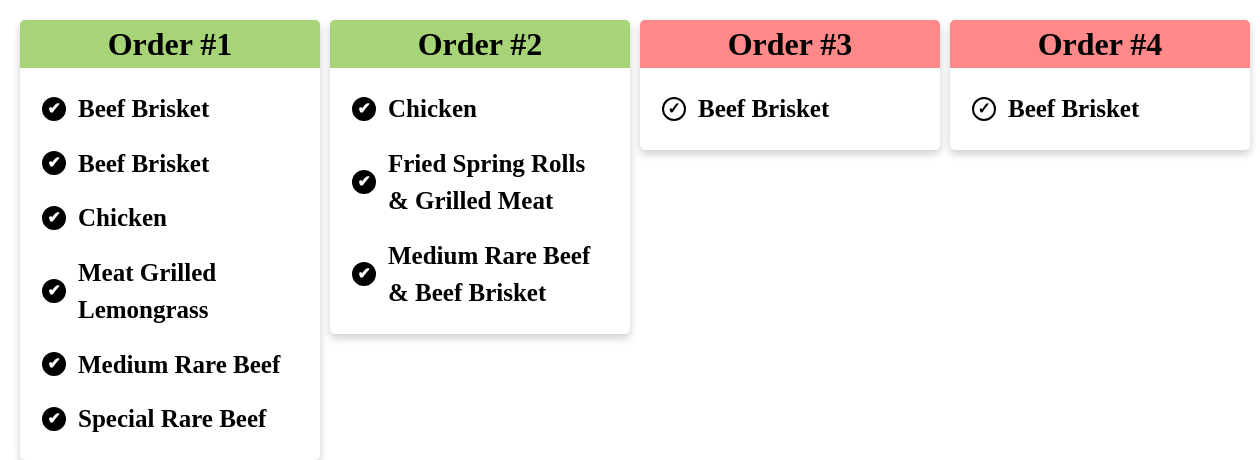
Screenshot of /kitchen_screen with the database file from the repository.
### tables this page shows
CREATE TABLE SaleItem (sale_id INTEGER REFERENCES Sales (id), item_id REFERENCES Items (id), status INTEGER, quantity INTEGER);

CREATE TABLE Items (id INTEGER PRIMARY KEY, name TEXT, price REAL, category INTEGER REFERENCES Categories (id));

### app.py (the view)
@app.route("/kitchen_screen")
def kitchen_screen():
    sqlquery = """SELECT
        Sales.id AS sale_id,
        Sales.number AS sale_number,
        Sales.status AS sale_status,
        Items.id AS item_id,
        Items.name AS item_name,
        SaleItem.status AS item_status,
        SaleItem.quantity AS item_quantity
    FROM Sales
    JOIN SaleItem ON Sales.id = SaleItem.sale_id
    JOIN Items ON SaleItem.item_id = Items.id
    ORDER BY Sales.number, Items.name;"""
    results = query_db(sqlquery)
    grouped_sales = {}
    for row in results:
        sale_id = row["sale_id"]
        quantity = row["item_quantity"] or 1
        if sale_id not in grouped_sales:
            grouped_sales[sale_id] = {
                "sale_number": row["sale_number"],
                "status" : row["sale_status"],
                "items" : []
            }
        for _ in range(quantity):
            grouped_sales[sale_id]["items"].append({
                "item_id": row["item_id"],
                "name": row["item_name"],
                "status": row["item_status"]
            })
    return render_template("kitchen_screen.html", sales=grouped_sales)

### app.py (called while the page is built)
def get_db():
    db = getattr(g, '_database', None)
    if db is None:
        db = g._database = sqlite3.connect(DATABASE)
        db.row_factory = sqlite3.Row
    return db

@app.teardown_appcontext
def close_connection(exception):
    db = getattr(g, '_database', None)
    if db is not None:
        db.close()

def query_db(query, args=(), one=False, commit=False):
    cur = get_db().execute(query, args)
    if commit:
        get_db().commit()
        lastrowid = cur.lastrowid
        cur.close()
        return lastrowid
    else:
        rv = cur.fetchall()
        cur.close()
        return (rv[0] if rv else None) if one else rv

### templates/kitchen_screen.html (shortened to what this page needs)
<!DOCTYPE html>
<html lang="en">
<head>
    <link rel="stylesheet" href="{{ url_for('static', filename='kitchenstyle.css') }}">
</head>
<body>
    <div class="page-wrapper">
        <div class="container">
            {% for sale_id, details in sales.items() %}
                <div class="card">
                    {% if details.status is none %}
                        <div class="card-header">
                            <h1>Order #{{ details.sale_number }}</h1>
                        </div>
                    {% else %}
                        <div class="ready-card-header">
                            <h1>Order #{{ details.sale_number }}</h1>
                        </div>
                    {% endif %}
                    <div class="card-body">
                        {% for item in details['items'] %}
                            <div class="item-row{% if item['status'] is not none %} ready{% else %} unready{% endif %}"
                                 data-sale-id="{{ sale_id }}"
                                 data-item-id="{{ item['item_id'] }}"
                                 data-ready="{{ 1 if item['status'] is not none else 0 }}">
                                <span class="check-icon"></span>
                                <h2>{{ item['name'] }}</h2>
                            </div>
                        {% endfor %}
                    </div>
                </div>
            {% endfor %}
        </div>
    </div>
</body>

### static/kitchenstyle.css (style rules this page uses)
*, *::before, *::after { box-sizing: border-box; }
*:not(dialog) { margin: 0; }
@media (prefers-reduced-motion: no-preference) { html { interpolate-size: allow-keywords; } }
body { line-height: 1.5; -webkit-font-smoothing: antialiased; }
p, h1, h2, h3, h4, h5, h6 { overflow-wrap: break-word; }
h1, h2, h3, h4, h5, h6 { text-wrap: balance; }
.page-wrapper { margin: 20px; }
h1 { text-align: center; }
.container { display: grid; grid-auto-flow: column; grid-auto-columns: 300px; overflow-wrap: auto; gap: 10px; max-width: 100%; align-items: start; }
.card { box-shadow: 0 4px 8px 0 rgba(0,0,0,0.2); border-radius: 5px; align-self: start; }
.card-header { background-color: #FF8989; border-radius: 5px 5px 0px 0px; }
.ready-card-header { background-color: #A7D477; border-radius: 5px 5px 0px 0px; }
.card-body { padding: 10px; }
.item-row { display: flex; align-items: center; gap: 0.75rem; margin: 7px; cursor: pointer; padding: 5px; border-radius: 10px; }
.item-row h2 { display: inline-block; margin: 0; font-size: 25px; }
.check-icon { display: inline-flex; align-items: center; justify-content: center; width: 1.5rem; height: 1.5rem; min-width: 1.5rem; min-height: 1.5rem; border: 2px solid #000; border-radius: 50%; background: #fff; color: #000; font-size: 1rem; line-height: 1; font-weight: 900; }
.check-icon::after { content: "✓"; }
.item-row.ready .check-icon { border-color: #000; background: #000; color: #fff; }
.item-row.ready .check-icon::after { content: "✔"; }
.item-row.unready .check-icon { border-color: #000; background: #fff; color: #000; }
.item-row.unready .check-icon::after { content: "✓"; }

### rows the page displays
SaleItem: name "Beef Brisket"
SaleItem: name "Chicken"
SaleItem: name "Meat Grilled Lemongrass"
SaleItem: name "Medium Rare Beef"
SaleItem: name "Special Rare Beef"
SaleItem: name "Chicken"
SaleItem: name "Fried Spring Rolls & Grilled Meat"
SaleItem: name "Medium Rare Beef & Beef Brisket"
SaleItem: name "Beef Brisket"
SaleItem: name "Beef Brisket"

### other values shown
{{ details.sale_number }} "1" "2"
{{ details.sale_number }} "3" "4"
